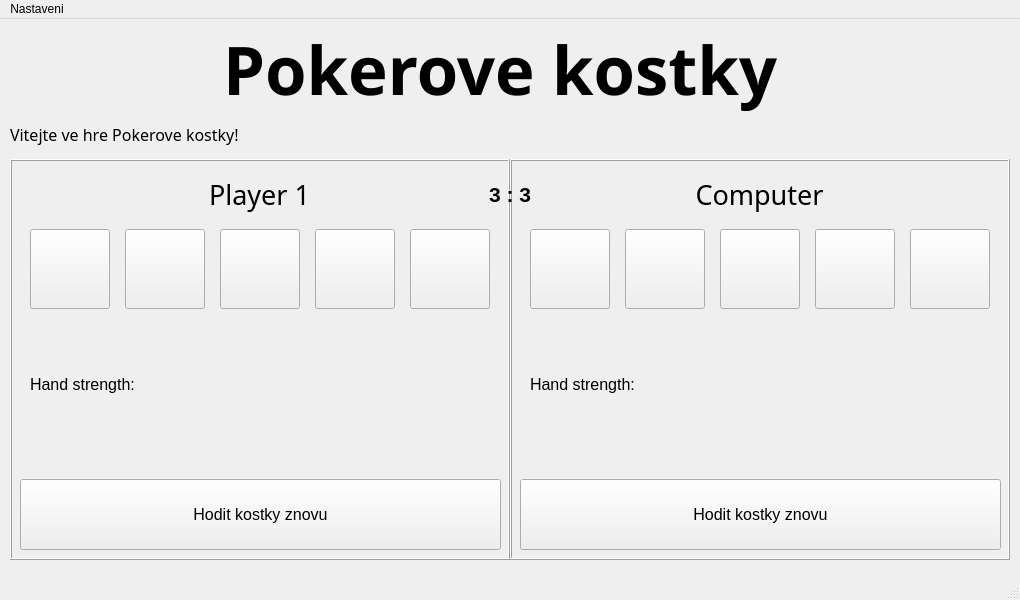
<?xml version="1.0" encoding="UTF-8"?>
<ui version="4.0">
 <class>MainWindow</class>
 <widget class="QMainWindow" name="MainWindow">
  <property name="geometry">
   <rect>
    <x>0</x>
    <y>0</y>
    <width>1020</width>
    <height>600</height>
   </rect>
  </property>
  <property name="palette">
   <palette>
    <active>
     <colorrole role="Highlight">
      <brush brushstyle="SolidPattern">
       <color alpha="255">
        <red>255</red>
        <green>255</green>
        <blue>255</blue>
       </color>
      </brush>
     </colorrole>
    </active>
    <inactive>
     <colorrole role="Highlight">
      <brush brushstyle="SolidPattern">
       <color alpha="255">
        <red>255</red>
        <green>255</green>
        <blue>255</blue>
       </color>
      </brush>
     </colorrole>
    </inactive>
    <disabled>
     <colorrole role="Highlight">
      <brush brushstyle="SolidPattern">
       <color alpha="255">
        <red>0</red>
        <green>120</green>
        <blue>215</blue>
       </color>
      </brush>
     </colorrole>
    </disabled>
   </palette>
  </property>
  <property name="windowTitle">
   <string>MainWindow</string>
  </property>
  <widget class="QWidget" name="centralwidget">
   <widget class="QLabel" name="title">
    <property name="geometry">
     <rect>
      <x>0</x>
      <y>0</y>
      <width>1000</width>
      <height>100</height>
     </rect>
    </property>
    <property name="palette">
     <palette>
      <active>
       <colorrole role="WindowText">
        <brush brushstyle="SolidPattern">
         <color alpha="255">
          <red>0</red>
          <green>0</green>
          <blue>0</blue>
         </color>
        </brush>
       </colorrole>
       <colorrole role="Button">
        <brush brushstyle="SolidPattern">
         <color alpha="255">
          <red>58</red>
          <green>109</green>
          <blue>203</blue>
         </color>
        </brush>
       </colorrole>
       <colorrole role="Light">
        <brush brushstyle="SolidPattern">
         <color alpha="255">
          <red>122</red>
          <green>169</green>
          <blue>255</blue>
         </color>
        </brush>
       </colorrole>
       <colorrole role="Midlight">
        <brush brushstyle="SolidPattern">
         <color alpha="255">
          <red>90</red>
          <green>139</green>
          <blue>229</blue>
         </color>
        </brush>
       </colorrole>
       <colorrole role="Dark">
        <brush brushstyle="SolidPattern">
         <color alpha="255">
          <red>29</red>
          <green>54</green>
          <blue>101</blue>
         </color>
        </brush>
       </colorrole>
       <colorrole role="Mid">
        <brush brushstyle="SolidPattern">
         <color alpha="255">
          <red>38</red>
          <green>72</green>
          <blue>135</blue>
         </color>
        </brush>
       </colorrole>
       <colorrole role="Text">
        <brush brushstyle="SolidPattern">
         <color alpha="255">
          <red>0</red>
          <green>0</green>
          <blue>0</blue>
         </color>
        </brush>
       </colorrole>
       <colorrole role="BrightText">
        <brush brushstyle="SolidPattern">
         <color alpha="255">
          <red>255</red>
          <green>255</green>
          <blue>255</blue>
         </color>
        </brush>
       </colorrole>
       <colorrole role="ButtonText">
        <brush brushstyle="SolidPattern">
         <color alpha="255">
          <red>0</red>
          <green>0</green>
          <blue>0</blue>
         </color>
        </brush>
       </colorrole>
       <colorrole role="Base">
        <brush brushstyle="SolidPattern">
         <color alpha="255">
          <red>255</red>
          <green>255</green>
          <blue>255</blue>
         </color>
        </brush>
       </colorrole>
       <colorrole role="Window">
        <brush brushstyle="SolidPattern">
         <color alpha="255">
          <red>58</red>
          <green>109</green>
          <blue>203</blue>
         </color>
        </brush>
       </colorrole>
       <colorrole role="Shadow">
        <brush brushstyle="SolidPattern">
         <color alpha="255">
          <red>0</red>
          <green>0</green>
          <blue>0</blue>
         </color>
        </brush>
       </colorrole>
       <colorrole role="AlternateBase">
        <brush brushstyle="SolidPattern">
         <color alpha="255">
          <red>156</red>
          <green>182</green>
          <blue>229</blue>
         </color>
        </brush>
       </colorrole>
       <colorrole role="ToolTipBase">
        <brush brushstyle="SolidPattern">
         <color alpha="255">
          <red>255</red>
          <green>255</green>
          <blue>220</blue>
         </color>
        </brush>
       </colorrole>
       <colorrole role="ToolTipText">
        <brush brushstyle="SolidPattern">
         <color alpha="255">
          <red>0</red>
          <green>0</green>
          <blue>0</blue>
         </color>
        </brush>
       </colorrole>
       <colorrole role="PlaceholderText">
        <brush brushstyle="SolidPattern">
         <color alpha="128">
          <red>0</red>
          <green>0</green>
          <blue>0</blue>
         </color>
        </brush>
       </colorrole>
      </active>
      <inactive>
       <colorrole role="WindowText">
        <brush brushstyle="SolidPattern">
         <color alpha="255">
          <red>0</red>
          <green>0</green>
          <blue>0</blue>
         </color>
        </brush>
       </colorrole>
       <colorrole role="Button">
        <brush brushstyle="SolidPattern">
         <color alpha="255">
          <red>58</red>
          <green>109</green>
          <blue>203</blue>
         </color>
        </brush>
       </colorrole>
       <colorrole role="Light">
        <brush brushstyle="SolidPattern">
         <color alpha="255">
          <red>122</red>
          <green>169</green>
          <blue>255</blue>
         </color>
        </brush>
       </colorrole>
       <colorrole role="Midlight">
        <brush brushstyle="SolidPattern">
         <color alpha="255">
          <red>90</red>
          <green>139</green>
          <blue>229</blue>
         </color>
        </brush>
       </colorrole>
       <colorrole role="Dark">
        <brush brushstyle="SolidPattern">
         <color alpha="255">
          <red>29</red>
          <green>54</green>
          <blue>101</blue>
         </color>
        </brush>
       </colorrole>
       <colorrole role="Mid">
        <brush brushstyle="SolidPattern">
         <color alpha="255">
          <red>38</red>
          <green>72</green>
          <blue>135</blue>
         </color>
        </brush>
       </colorrole>
       <colorrole role="Text">
        <brush brushstyle="SolidPattern">
         <color alpha="255">
          <red>0</red>
          <green>0</green>
          <blue>0</blue>
         </color>
        </brush>
       </colorrole>
       <colorrole role="BrightText">
        <brush brushstyle="SolidPattern">
         <color alpha="255">
          <red>255</red>
          <green>255</green>
          <blue>255</blue>
         </color>
        </brush>
       </colorrole>
       <colorrole role="ButtonText">
        <brush brushstyle="SolidPattern">
         <color alpha="255">
          <red>0</red>
          <green>0</green>
          <blue>0</blue>
         </color>
        </brush>
       </colorrole>
       <colorrole role="Base">
        <brush brushstyle="SolidPattern">
         <color alpha="255">
          <red>255</red>
          <green>255</green>
          <blue>255</blue>
         </color>
        </brush>
       </colorrole>
       <colorrole role="Window">
        <brush brushstyle="SolidPattern">
         <color alpha="255">
          <red>58</red>
          <green>109</green>
          <blue>203</blue>
         </color>
        </brush>
       </colorrole>
       <colorrole role="Shadow">
        <brush brushstyle="SolidPattern">
         <color alpha="255">
          <red>0</red>
          <green>0</green>
          <blue>0</blue>
         </color>
        </brush>
       </colorrole>
       <colorrole role="AlternateBase">
        <brush brushstyle="SolidPattern">
         <color alpha="255">
          <red>156</red>
          <green>182</green>
          <blue>229</blue>
         </color>
        </brush>
       </colorrole>
       <colorrole role="ToolTipBase">
        <brush brushstyle="SolidPattern">
         <color alpha="255">
          <red>255</red>
          <green>255</green>
          <blue>220</blue>
         </color>
        </brush>
       </colorrole>
       <colorrole role="ToolTipText">
        <brush brushstyle="SolidPattern">
         <color alpha="255">
          <red>0</red>
          <green>0</green>
          <blue>0</blue>
         </color>
        </brush>
       </colorrole>
       <colorrole role="PlaceholderText">
        <brush brushstyle="SolidPattern">
         <color alpha="128">
          <red>0</red>
          <green>0</green>
          <blue>0</blue>
         </color>
        </brush>
       </colorrole>
      </inactive>
      <disabled>
       <colorrole role="WindowText">
        <brush brushstyle="SolidPattern">
         <color alpha="255">
          <red>29</red>
          <green>54</green>
          <blue>101</blue>
         </color>
        </brush>
       </colorrole>
       <colorrole role="Button">
        <brush brushstyle="SolidPattern">
         <color alpha="255">
          <red>58</red>
          <green>109</green>
          <blue>203</blue>
         </color>
        </brush>
       </colorrole>
       <colorrole role="Light">
        <brush brushstyle="SolidPattern">
         <color alpha="255">
          <red>122</red>
          <green>169</green>
          <blue>255</blue>
         </color>
        </brush>
       </colorrole>
       <colorrole role="Midlight">
        <brush brushstyle="SolidPattern">
         <color alpha="255">
          <red>90</red>
          <green>139</green>
          <blue>229</blue>
         </color>
        </brush>
       </colorrole>
       <colorrole role="Dark">
        <brush brushstyle="SolidPattern">
         <color alpha="255">
          <red>29</red>
          <green>54</green>
          <blue>101</blue>
         </color>
        </brush>
       </colorrole>
       <colorrole role="Mid">
        <brush brushstyle="SolidPattern">
         <color alpha="255">
          <red>38</red>
          <green>72</green>
          <blue>135</blue>
         </color>
        </brush>
       </colorrole>
       <colorrole role="Text">
        <brush brushstyle="SolidPattern">
         <color alpha="255">
          <red>29</red>
          <green>54</green>
          <blue>101</blue>
         </color>
        </brush>
       </colorrole>
       <colorrole role="BrightText">
        <brush brushstyle="SolidPattern">
         <color alpha="255">
          <red>255</red>
          <green>255</green>
          <blue>255</blue>
         </color>
        </brush>
       </colorrole>
       <colorrole role="ButtonText">
        <brush brushstyle="SolidPattern">
         <color alpha="255">
          <red>29</red>
          <green>54</green>
          <blue>101</blue>
         </color>
        </brush>
       </colorrole>
       <colorrole role="Base">
        <brush brushstyle="SolidPattern">
         <color alpha="255">
          <red>58</red>
          <green>109</green>
          <blue>203</blue>
         </color>
        </brush>
       </colorrole>
       <colorrole role="Window">
        <brush brushstyle="SolidPattern">
         <color alpha="255">
          <red>58</red>
          <green>109</green>
          <blue>203</blue>
         </color>
        </brush>
       </colorrole>
       <colorrole role="Shadow">
        <brush brushstyle="SolidPattern">
         <color alpha="255">
          <red>0</red>
          <green>0</green>
          <blue>0</blue>
         </color>
        </brush>
       </colorrole>
       <colorrole role="AlternateBase">
        <brush brushstyle="SolidPattern">
         <color alpha="255">
          <red>58</red>
          <green>109</green>
          <blue>203</blue>
         </color>
        </brush>
       </colorrole>
       <colorrole role="ToolTipBase">
        <brush brushstyle="SolidPattern">
         <color alpha="255">
          <red>255</red>
          <green>255</green>
          <blue>220</blue>
         </color>
        </brush>
       </colorrole>
       <colorrole role="ToolTipText">
        <brush brushstyle="SolidPattern">
         <color alpha="255">
          <red>0</red>
          <green>0</green>
          <blue>0</blue>
         </color>
        </brush>
       </colorrole>
       <colorrole role="PlaceholderText">
        <brush brushstyle="SolidPattern">
         <color alpha="128">
          <red>0</red>
          <green>0</green>
          <blue>0</blue>
         </color>
        </brush>
       </colorrole>
      </disabled>
     </palette>
    </property>
    <property name="font">
     <font>
      <family>Imprint MT Shadow</family>
      <pointsize>50</pointsize>
      <weight>75</weight>
      <bold>true</bold>
      <kerning>true</kerning>
     </font>
    </property>
    <property name="text">
     <string>Pokerove kostky</string>
    </property>
    <property name="alignment">
     <set>Qt::AlignCenter</set>
    </property>
   </widget>
   <widget class="QFrame" name="frame_p1">
    <property name="geometry">
     <rect>
      <x>10</x>
      <y>140</y>
      <width>500</width>
      <height>401</height>
     </rect>
    </property>
    <property name="frameShape">
     <enum>QFrame::Box</enum>
    </property>
    <property name="frameShadow">
     <enum>QFrame::Raised</enum>
    </property>
    <property name="lineWidth">
     <number>1</number>
    </property>
    <property name="midLineWidth">
     <number>0</number>
    </property>
    <widget class="QLabel" name="p1_labelName">
     <property name="geometry">
      <rect>
       <x>4</x>
       <y>5</y>
       <width>491</width>
       <height>61</height>
      </rect>
     </property>
     <property name="font">
      <font>
       <family>Lucida Sans Typewriter</family>
       <pointsize>20</pointsize>
      </font>
     </property>
     <property name="text">
      <string>Player 1</string>
     </property>
     <property name="alignment">
      <set>Qt::AlignCenter</set>
     </property>
    </widget>
    <widget class="QLabel" name="p1_labelStrength">
     <property name="geometry">
      <rect>
       <x>20</x>
       <y>210</y>
       <width>461</width>
       <height>31</height>
      </rect>
     </property>
     <property name="font">
      <font>
       <pointsize>12</pointsize>
      </font>
     </property>
     <property name="text">
      <string>Hand strength: </string>
     </property>
    </widget>
    <widget class="QPushButton" name="p1_d1">
     <property name="geometry">
      <rect>
       <x>20</x>
       <y>70</y>
       <width>80</width>
       <height>80</height>
      </rect>
     </property>
     <property name="text">
      <string/>
     </property>
     <property name="icon">
      <iconset>
       <normaloff>imgs/blank.jpg</normaloff>imgs/blank.jpg</iconset>
     </property>
     <property name="iconSize">
      <size>
       <width>80</width>
       <height>80</height>
      </size>
     </property>
    </widget>
    <widget class="QPushButton" name="p1_d2">
     <property name="geometry">
      <rect>
       <x>115</x>
       <y>70</y>
       <width>80</width>
       <height>80</height>
      </rect>
     </property>
     <property name="text">
      <string/>
     </property>
     <property name="icon">
      <iconset>
       <normaloff>imgs/d1.jpg</normaloff>imgs/d1.jpg</iconset>
     </property>
     <property name="iconSize">
      <size>
       <width>80</width>
       <height>80</height>
      </size>
     </property>
    </widget>
    <widget class="QPushButton" name="p1_d4">
     <property name="geometry">
      <rect>
       <x>305</x>
       <y>70</y>
       <width>80</width>
       <height>80</height>
      </rect>
     </property>
     <property name="text">
      <string/>
     </property>
     <property name="icon">
      <iconset>
       <normaloff>imgs/d3.jpg</normaloff>imgs/d3.jpg</iconset>
     </property>
     <property name="iconSize">
      <size>
       <width>80</width>
       <height>80</height>
      </size>
     </property>
    </widget>
    <widget class="QPushButton" name="p1_d5">
     <property name="geometry">
      <rect>
       <x>400</x>
       <y>70</y>
       <width>80</width>
       <height>80</height>
      </rect>
     </property>
     <property name="text">
      <string/>
     </property>
     <property name="icon">
      <iconset>
       <normaloff>imgs/d4.jpg</normaloff>imgs/d4.jpg</iconset>
     </property>
     <property name="iconSize">
      <size>
       <width>80</width>
       <height>80</height>
      </size>
     </property>
    </widget>
    <widget class="QPushButton" name="p1_d3">
     <property name="geometry">
      <rect>
       <x>210</x>
       <y>70</y>
       <width>80</width>
       <height>80</height>
      </rect>
     </property>
     <property name="text">
      <string/>
     </property>
     <property name="icon">
      <iconset>
       <normaloff>imgs/d2.jpg</normaloff>imgs/d2.jpg</iconset>
     </property>
     <property name="iconSize">
      <size>
       <width>80</width>
       <height>80</height>
      </size>
     </property>
    </widget>
    <widget class="QPushButton" name="p1_rollDices">
     <property name="geometry">
      <rect>
       <x>10</x>
       <y>320</y>
       <width>481</width>
       <height>71</height>
      </rect>
     </property>
     <property name="font">
      <font>
       <pointsize>12</pointsize>
      </font>
     </property>
     <property name="text">
      <string>Hodit kostky znovu</string>
     </property>
    </widget>
   </widget>
   <widget class="QFrame" name="frame_p2">
    <property name="geometry">
     <rect>
      <x>510</x>
      <y>140</y>
      <width>500</width>
      <height>401</height>
     </rect>
    </property>
    <property name="frameShape">
     <enum>QFrame::Box</enum>
    </property>
    <property name="frameShadow">
     <enum>QFrame::Raised</enum>
    </property>
    <widget class="QLabel" name="p2_labelName">
     <property name="geometry">
      <rect>
       <x>4</x>
       <y>5</y>
       <width>491</width>
       <height>61</height>
      </rect>
     </property>
     <property name="font">
      <font>
       <family>Lucida Sans Typewriter</family>
       <pointsize>20</pointsize>
      </font>
     </property>
     <property name="frameShadow">
      <enum>QFrame::Sunken</enum>
     </property>
     <property name="text">
      <string>Computer</string>
     </property>
     <property name="alignment">
      <set>Qt::AlignCenter</set>
     </property>
    </widget>
    <widget class="QLabel" name="p2_labelStrength">
     <property name="geometry">
      <rect>
       <x>20</x>
       <y>210</y>
       <width>461</width>
       <height>31</height>
      </rect>
     </property>
     <property name="font">
      <font>
       <pointsize>12</pointsize>
      </font>
     </property>
     <property name="text">
      <string>Hand strength: </string>
     </property>
    </widget>
    <widget class="QPushButton" name="p2_d5">
     <property name="geometry">
      <rect>
       <x>400</x>
       <y>70</y>
       <width>80</width>
       <height>80</height>
      </rect>
     </property>
     <property name="text">
      <string/>
     </property>
     <property name="icon">
      <iconset>
       <normaloff>imgs/d1.jpg</normaloff>imgs/d1.jpg</iconset>
     </property>
     <property name="iconSize">
      <size>
       <width>80</width>
       <height>80</height>
      </size>
     </property>
    </widget>
    <widget class="QPushButton" name="p2_d4">
     <property name="geometry">
      <rect>
       <x>305</x>
       <y>70</y>
       <width>80</width>
       <height>80</height>
      </rect>
     </property>
     <property name="text">
      <string/>
     </property>
     <property name="icon">
      <iconset>
       <normaloff>imgs/d1.jpg</normaloff>imgs/d1.jpg</iconset>
     </property>
     <property name="iconSize">
      <size>
       <width>80</width>
       <height>80</height>
      </size>
     </property>
    </widget>
    <widget class="QPushButton" name="p2_d3">
     <property name="geometry">
      <rect>
       <x>210</x>
       <y>70</y>
       <width>80</width>
       <height>80</height>
      </rect>
     </property>
     <property name="text">
      <string/>
     </property>
     <property name="icon">
      <iconset>
       <normaloff>imgs/d1.jpg</normaloff>imgs/d1.jpg</iconset>
     </property>
     <property name="iconSize">
      <size>
       <width>80</width>
       <height>80</height>
      </size>
     </property>
    </widget>
    <widget class="QPushButton" name="p2_d2">
     <property name="geometry">
      <rect>
       <x>115</x>
       <y>70</y>
       <width>80</width>
       <height>80</height>
      </rect>
     </property>
     <property name="text">
      <string/>
     </property>
     <property name="icon">
      <iconset>
       <normaloff>imgs/d6.jpg</normaloff>imgs/d6.jpg</iconset>
     </property>
     <property name="iconSize">
      <size>
       <width>80</width>
       <height>80</height>
      </size>
     </property>
    </widget>
    <widget class="QPushButton" name="p2_d1">
     <property name="geometry">
      <rect>
       <x>20</x>
       <y>70</y>
       <width>80</width>
       <height>80</height>
      </rect>
     </property>
     <property name="text">
      <string/>
     </property>
     <property name="icon">
      <iconset>
       <normaloff>imgs/d5.jpg</normaloff>imgs/d5.jpg</iconset>
     </property>
     <property name="iconSize">
      <size>
       <width>80</width>
       <height>80</height>
      </size>
     </property>
    </widget>
    <widget class="QPushButton" name="p2_rollDices">
     <property name="geometry">
      <rect>
       <x>10</x>
       <y>320</y>
       <width>481</width>
       <height>71</height>
      </rect>
     </property>
     <property name="font">
      <font>
       <pointsize>12</pointsize>
      </font>
     </property>
     <property name="text">
      <string>Hodit kostky znovu</string>
     </property>
    </widget>
   </widget>
   <widget class="QLabel" name="announcement">
    <property name="geometry">
     <rect>
      <x>10</x>
      <y>90</y>
      <width>1000</width>
      <height>50</height>
     </rect>
    </property>
    <property name="font">
     <font>
      <family>Franklin Gothic Demi</family>
      <pointsize>12</pointsize>
     </font>
    </property>
    <property name="text">
     <string>Vitejte ve hre Pokerove kostky!</string>
    </property>
   </widget>
   <widget class="QLabel" name="score">
    <property name="geometry">
     <rect>
      <x>470</x>
      <y>150</y>
      <width>80</width>
      <height>50</height>
     </rect>
    </property>
    <property name="font">
     <font>
      <pointsize>16</pointsize>
      <weight>75</weight>
      <bold>true</bold>
     </font>
    </property>
    <property name="text">
     <string>3 : 3</string>
    </property>
    <property name="alignment">
     <set>Qt::AlignCenter</set>
    </property>
   </widget>
  </widget>
  <widget class="QMenuBar" name="menubar">
   <property name="geometry">
    <rect>
     <x>0</x>
     <y>0</y>
     <width>1020</width>
     <height>26</height>
    </rect>
   </property>
   <widget class="QMenu" name="menuNastaveni">
    <property name="title">
     <string>Nastaveni</string>
    </property>
    <addaction name="actionNova_hra"/>
    <addaction name="actionZmenit_jmeno_hrace_1"/>
    <addaction name="actionZmenit_jmeno_hrace_2"/>
    <addaction name="actionDruhy_hrac_je_pocitac"/>
    <addaction name="actionExit"/>
   </widget>
   <addaction name="menuNastaveni"/>
  </widget>
  <widget class="QStatusBar" name="statusbar"/>
  <action name="actionZmenit_jmeno_hrace_1">
   <property name="text">
    <string>Zmenit jmeno hrace 1</string>
   </property>
  </action>
  <action name="actionZmenit_jmeno_hrace_2">
   <property name="text">
    <string>Zmenit jmeno hrace 2</string>
   </property>
  </action>
  <action name="actionDruhy_hrac_je_pocitac">
   <property name="checkable">
    <bool>true</bool>
   </property>
   <property name="checked">
    <bool>true</bool>
   </property>
   <property name="text">
    <string>Druhy hrac je pocitac</string>
   </property>
  </action>
  <action name="actionNova_hra">
   <property name="text">
    <string>Nova hra</string>
   </property>
  </action>
  <action name="actionExit">
   <property name="text">
    <string>Exit</string>
   </property>
  </action>
 </widget>
 <resources/>
 <connections/>
</ui>
